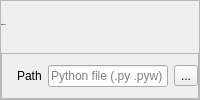
           <widget class="QFrame" name="frame_input">
            <property name="frameShape">
             <enum>QFrame::StyledPanel</enum>
            </property>
            <property name="frameShadow">
             <enum>QFrame::Raised</enum>
            </property>
            <layout class="QVBoxLayout" name="verticalLayout_12">
             <property name="spacing">
              <number>6</number>
             </property>
             <property name="leftMargin">
              <number>0</number>
             </property>
             <property name="topMargin">
              <number>0</number>
             </property>
             <property name="rightMargin">
              <number>0</number>
             </property>
             <property name="bottomMargin">
              <number>0</number>
             </property>
             <item>
              <widget class="QLabel" name="label_input">
               <property name="font">
                <font>
                 <family>Malgun Gothic</family>
                 <pointsize>-1</pointsize>
                 <weight>75</weight>
                 <bold>true</bold>
                </font>
               </property>
               <property name="text">
                <string>Input File</string>
               </property>
              </widget>
             </item>
             <item>
              <widget class="QFrame" name="frame_path_input">
               <property name="frameShape">
                <enum>QFrame::StyledPanel</enum>
               </property>
               <property name="frameShadow">
                <enum>QFrame::Raised</enum>
               </property>
               <layout class="QHBoxLayout" name="horizontalLayout_2">
                <property name="spacing">
                 <number>6</number>
                </property>
                <property name="leftMargin">
                 <number>15</number>
                </property>
                <property name="topMargin">
                 <number>0</number>
                </property>
                <property name="rightMargin">
                 <number>0</number>
                </property>
                <property name="bottomMargin">
                 <number>0</number>
                </property>
                <item>
                 <widget class="QLabel" name="label_path_input">
                  <property name="text">
                   <string>Path</string>
                  </property>
                 </widget>
                </item>
                <item>
                 <widget class="DropLineEdit" name="lineEdit_path_input">
                  <property name="minimumSize">
                   <size>
                    <width>0</width>
                    <height>22</height>
                   </size>
                  </property>
                  <property name="font">
                   <font>
                    <pointsize>9</pointsize>
                   </font>
                  </property>
                  <property name="placeholderText">
                   <string>Python file (.py .pyw)</string>
                  </property>
                 </widget>
                </item>
                <item>
                 <widget class="QToolButton" name="toolButton_path_input">
                  <property name="minimumSize">
                   <size>
                    <width>0</width>
                    <height>20</height>
                   </size>
                  </property>
                  <property name="text">
                   <string>...</string>
                  </property>
                 </widget>
                </item>
               </layout>
              </widget>
             </item>
            </layout>
           </widget>
